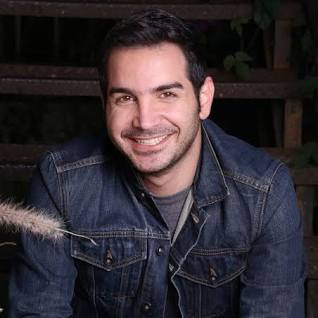
#> input picture resources/mohsen.jpg, 318 x 318 px
$ python histogram.py
#> lines starting #> are read from the running program, lines starting #| are printed output that depends on the picture
import cv2
import numpy as np
import matplotlib.pyplot as plt

def get_hist(img):
    if len(img.shape) == 3:
        img = cv2.cvtColor(img, cv2.COLOR_BGR2GRAY)

    histogram = np.zeros((256), dtype=np.int16)
    s = 0
    R,C = img.shape
    for r in range(R):
        for c in range(C):
            s+=1
            value = img[r,c]
            histogram[value] += 1
    return histogram
image = cv2.imread("resources/mohsen.jpg")
#> image is the input picture: shape (318, 318, 3); mean B, G, R 50.2, 44.5, 51
image = cv2.cvtColor(image, cv2.COLOR_BGR2GRAY)
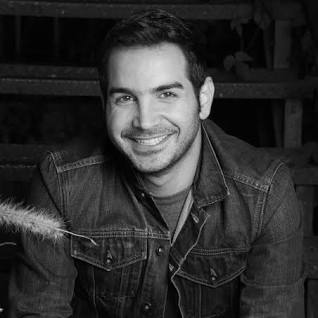
#> image: shape (318, 318); min 0, max 236, mean 47.1
flatten_image = image.flatten()
hist = get_hist(image)
#> after the loop in get_hist, `for r in range(R):`: histogram = 256 values, max 3223 at index 4, min 0 at index 222, mean 395; s = 101124
#> hist has the same summary as histogram in get_hist

plt.figure(num='histogram bar chart')
plt.bar([i for i in range(256)], hist, color="darkorange")
plt.xlabel('Pixel Value')
plt.ylabel('Frequency')
plt.title('histogram bar chart')

plt.figure("histogram hist chart")
plt.hist(flatten_image, bins=256, range=(0,256), color='purple')
plt.xlabel('Pixel Value')
plt.ylabel('Frequency')
plt.title('histogram hist chart')

plt.figure("histogram plot chart")
plt.plot(hist, color="navy")
plt.xlabel('Pixel Value')
plt.ylabel('Frequency')
plt.title('histogram plot chart')

plt.show()
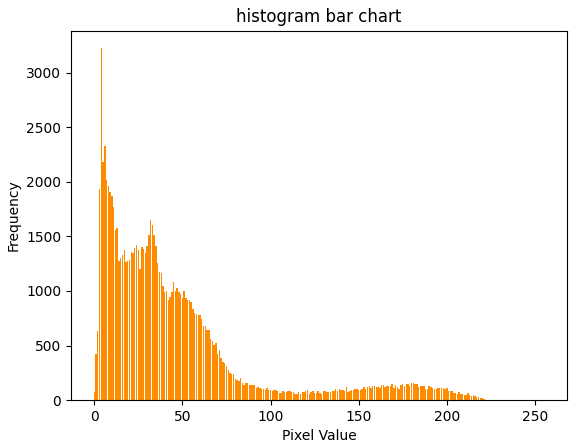
#> figure drawn by matplotlib, 1 panel; tallest bar 3223 high, from x = 3.6 to 4.4
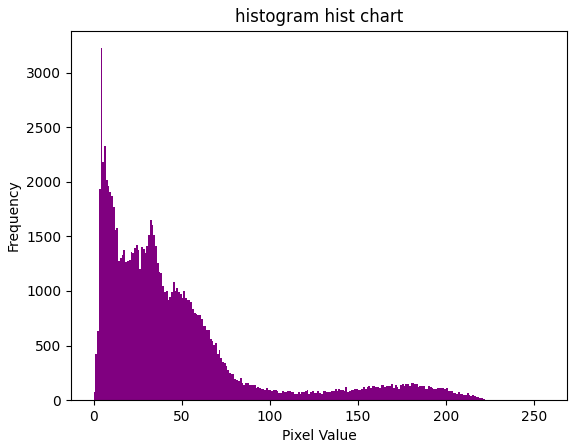
#> figure drawn by matplotlib, 1 panel; tallest bar 3223 high, from x = 4 to 5
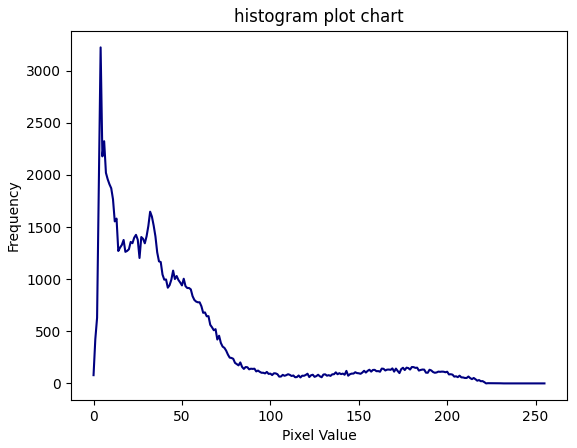
#> figure drawn by matplotlib, 1 panel; curve peaks at x = 4, y = 3223

$ run again, with resources/flower_input.jpg copied over resources/mohsen.jpg
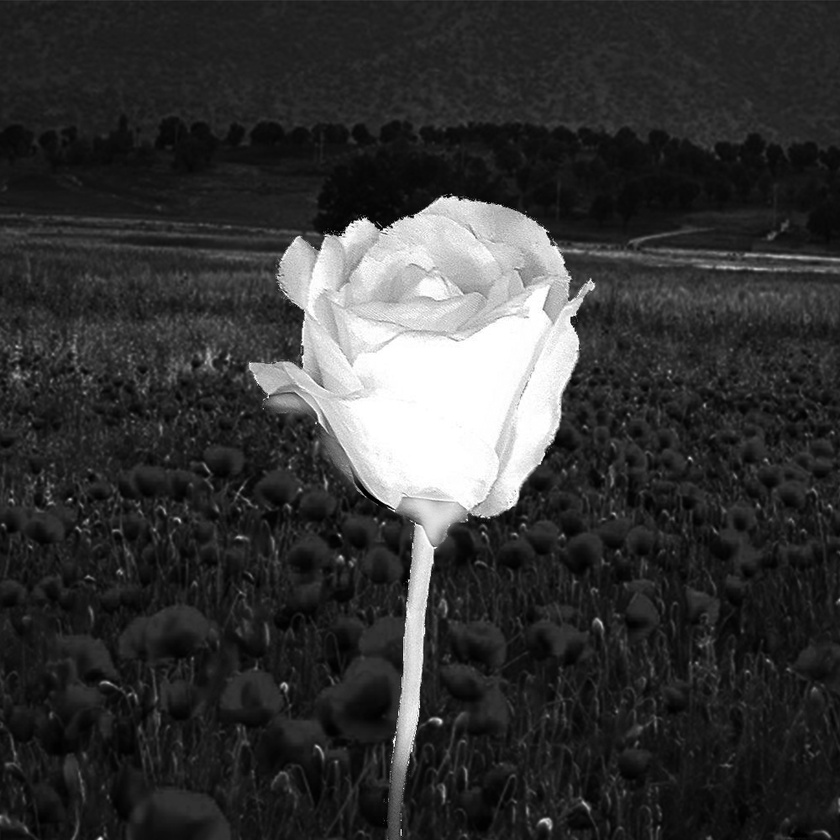
#> input picture resources/flower_input.jpg, 840 x 840 px, shrunk from 1000 x 1000 before the run
#> image is the input picture: shape (840, 840, 3); min 0, max 255, mean 53.3
#> image: shape (840, 840)
#> after the loop in get_hist, `for r in range(R):`: histogram = 256 values, max 20716 at index 34, min 75 at index 135, mean 2756.2; s = 705600
#> hist has the same summary as histogram in get_hist
#> `plt.show()`:
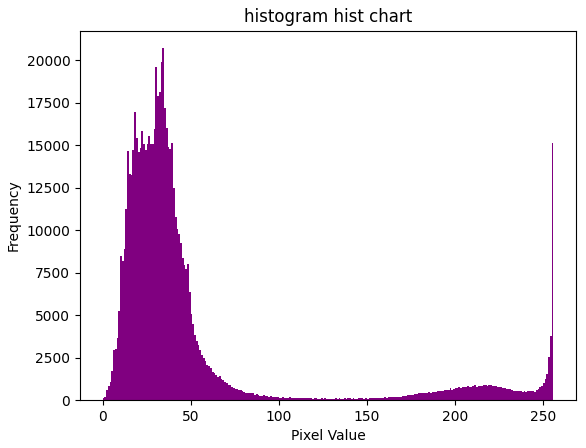
#> figure drawn by matplotlib, 1 panel; tallest bar 20716 high, from x = 34 to 35
#> `plt.show()`:
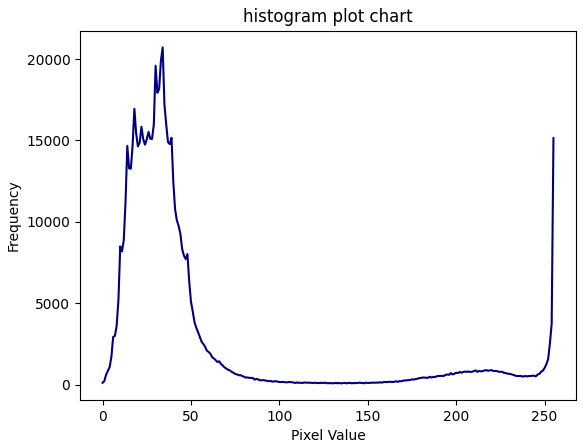
#> figure drawn by matplotlib, 1 panel; curve peaks at x = 34, y = 20716

$ run again, with resources/building.png saved as resources/mohsen.jpg
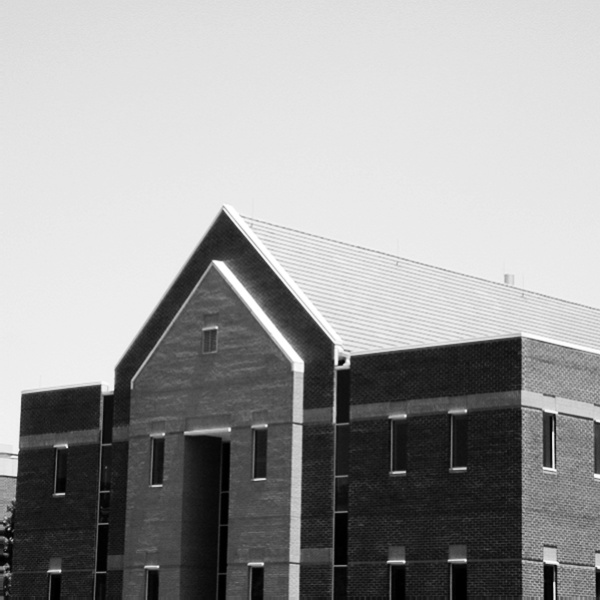
#> input picture resources/building.png, 600 x 600 px
#> image is the input picture: shape (600, 600, 3); min 0, max 255, mean 155.8
#> image: shape (600, 600)
#> after the loop in get_hist, `for r in range(R):`: histogram = 256 values, max 20007 at index 234, min 64 at index 246, mean 1406.2; s = 360000
#> hist has the same summary as histogram in get_hist
#> `plt.show()`:
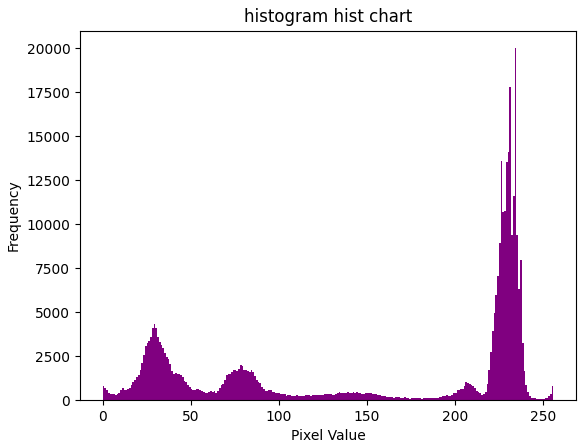
#> figure drawn by matplotlib, 1 panel; tallest bar 20007 high, from x = 234 to 235
#> `plt.show()`:
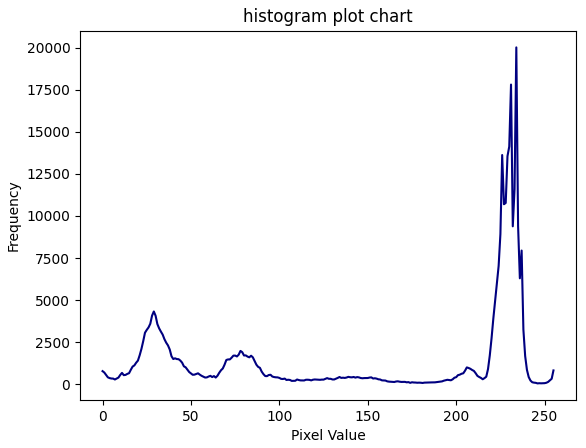
#> figure drawn by matplotlib, 1 panel; curve peaks at x = 234, y = 20007
